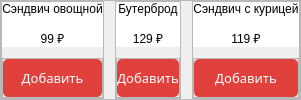
                             <widget class="QFrame" name="frame_78">
                              <property name="frameShape">
                               <enum>QFrame::StyledPanel</enum>
                              </property>
                              <property name="frameShadow">
                               <enum>QFrame::Raised</enum>
                              </property>
                              <layout class="QHBoxLayout" name="horizontalLayout_27">
                               <property name="spacing">
                                <number>11</number>
                               </property>
                               <property name="leftMargin">
                                <number>0</number>
                               </property>
                               <property name="topMargin">
                                <number>0</number>
                               </property>
                               <property name="rightMargin">
                                <number>0</number>
                               </property>
                               <property name="bottomMargin">
                                <number>0</number>
                               </property>
                               <item>
                                <widget class="QFrame" name="frame_79">
                                 <property name="frameShape">
                                  <enum>QFrame::StyledPanel</enum>
                                 </property>
                                 <property name="frameShadow">
                                  <enum>QFrame::Raised</enum>
                                 </property>
                                 <layout class="QVBoxLayout" name="verticalLayout_93">
                                  <property name="spacing">
                                   <number>11</number>
                                  </property>
                                  <property name="leftMargin">
                                   <number>0</number>
                                  </property>
                                  <property name="topMargin">
                                   <number>0</number>
                                  </property>
                                  <property name="rightMargin">
                                   <number>0</number>
                                  </property>
                                  <property name="bottomMargin">
                                   <number>0</number>
                                  </property>
                                  <item>
                                   <widget class="QFrame" name="frame_80">
                                    <property name="styleSheet">
                                     <string notr="true">background-color: rgb(255, 255, 255);
border-radius: 20px;</string>
                                    </property>
                                    <property name="frameShape">
                                     <enum>QFrame::StyledPanel</enum>
                                    </property>
                                    <property name="frameShadow">
                                     <enum>QFrame::Raised</enum>
                                    </property>
                                    <layout class="QVBoxLayout" name="verticalLayout_95">
                                     <property name="spacing">
                                      <number>0</number>
                                     </property>
                                     <property name="leftMargin">
                                      <number>0</number>
                                     </property>
                                     <property name="topMargin">
                                      <number>0</number>
                                     </property>
                                     <property name="rightMargin">
                                      <number>0</number>
                                     </property>
                                     <property name="bottomMargin">
                                      <number>0</number>
                                     </property>
                                     <item>
                                      <widget class="QLabel" name="label_29">
                                       <property name="styleSheet">
                                        <string notr="true">font: 57 12pt &quot;Montserrat Medium&quot;;border-radius: 10px;</string>
                                       </property>
                                       <property name="text">
                                        <string>Сэндвич овощной</string>
                                       </property>
                                       <property name="alignment">
                                        <set>Qt::AlignCenter</set>
                                       </property>
                                      </widget>
                                     </item>
                                     <item>
                                      <widget class="QLabel" name="label_11">
                                       <property name="maximumSize">
                                        <size>
                                         <width>200</width>
                                         <height>180</height>
                                        </size>
                                       </property>
                                       <property name="styleSheet">
                                        <string notr="true">background-color: rgb(255, 255, 255);</string>
                                       </property>
                                       <property name="text">
                                        <string/>
                                       </property>
                                       <property name="pixmap">
                                        <pixmap resource="../icon_and_logo_qrc/shop.qrc">:/newPrefix/img/sandwiches.png</pixmap>
                                       </property>
                                       <property name="scaledContents">
                                        <bool>true</bool>
                                       </property>
                                       <property name="alignment">
                                        <set>Qt::AlignCenter</set>
                                       </property>
                                      </widget>
                                     </item>
                                     <item>
                                      <widget class="QLabel" name="label_20">
                                       <property name="styleSheet">
                                        <string notr="true">font: 57 12pt &quot;Montserrat Medium&quot;;border-radius: 10px;</string>
                                       </property>
                                       <property name="text">
                                        <string>99 ₽</string>
                                       </property>
                                       <property name="alignment">
                                        <set>Qt::AlignCenter</set>
                                       </property>
                                      </widget>
                                     </item>
                                    </layout>
                                   </widget>
                                  </item>
                                  <item>
                                   <widget class="QFrame" name="frame_81">
                                    <property name="maximumSize">
                                     <size>
                                      <width>16777215</width>
                                      <height>40</height>
                                     </size>
                                    </property>
                                    <property name="frameShape">
                                     <enum>QFrame::StyledPanel</enum>
                                    </property>
                                    <property name="frameShadow">
                                     <enum>QFrame::Raised</enum>
                                    </property>
                                    <layout class="QVBoxLayout" name="verticalLayout_96">
                                     <property name="spacing">
                                      <number>0</number>
                                     </property>
                                     <property name="leftMargin">
                                      <number>0</number>
                                     </property>
                                     <property name="topMargin">
                                      <number>0</number>
                                     </property>
                                     <property name="rightMargin">
                                      <number>0</number>
                                     </property>
                                     <property name="bottomMargin">
                                      <number>0</number>
                                     </property>
                                     <item>
                                      <widget class="QPushButton" name="btn_apdate__admin_17">
                                       <property name="maximumSize">
                                        <size>
                                         <width>200</width>
                                         <height>50</height>
                                        </size>
                                       </property>
                                       <property name="font">
                                        <font>
                                         <family>Montserrat Medium</family>
                                         <pointsize>10</pointsize>
                                         <weight>7</weight>
                                         <italic>false</italic>
                                         <bold>false</bold>
                                        </font>
                                       </property>
                                       <property name="styleSheet">
                                        <string notr="true">QPushButton{
background-color: rgb(224, 65, 61);
color: #fff;
border-radius: 5px;
font: 57 10pt &quot;Montserrat Medium&quot;;
}

QPushButton:hover{
background-color: rgb(204, 5, 0);
}</string>
                                       </property>
                                       <property name="text">
                                        <string>Добавить</string>
                                       </property>
                                      </widget>
                                     </item>
                                    </layout>
                                   </widget>
                                  </item>
                                 </layout>
                                </widget>
                               </item>
                               <item>
                                <widget class="QFrame" name="frame_82">
                                 <property name="frameShape">
                                  <enum>QFrame::StyledPanel</enum>
                                 </property>
                                 <property name="frameShadow">
                                  <enum>QFrame::Raised</enum>
                                 </property>
                                 <layout class="QVBoxLayout" name="verticalLayout_97">
                                  <property name="spacing">
                                   <number>11</number>
                                  </property>
                                  <property name="leftMargin">
                                   <number>0</number>
                                  </property>
                                  <property name="topMargin">
                                   <number>0</number>
                                  </property>
                                  <property name="rightMargin">
                                   <number>0</number>
                                  </property>
                                  <property name="bottomMargin">
                                   <number>0</number>
                                  </property>
                                  <item>
                                   <widget class="QFrame" name="frame_83">
                                    <property name="styleSheet">
                                     <string notr="true">background-color: rgb(255, 255, 255);
border-radius: 20px;</string>
                                    </property>
                                    <property name="frameShape">
                                     <enum>QFrame::StyledPanel</enum>
                                    </property>
                                    <property name="frameShadow">
                                     <enum>QFrame::Raised</enum>
                                    </property>
                                    <layout class="QVBoxLayout" name="verticalLayout_98">
                                     <property name="spacing">
                                      <number>0</number>
                                     </property>
                                     <property name="leftMargin">
                                      <number>0</number>
                                     </property>
                                     <property name="topMargin">
                                      <number>0</number>
                                     </property>
                                     <property name="rightMargin">
                                      <number>0</number>
                                     </property>
                                     <property name="bottomMargin">
                                      <number>0</number>
                                     </property>
                                     <item>
                                      <widget class="QLabel" name="label_30">
                                       <property name="styleSheet">
                                        <string notr="true">font: 57 12pt &quot;Montserrat Medium&quot;;border-radius: 10px;</string>
                                       </property>
                                       <property name="text">
                                        <string>Бутерброд</string>
                                       </property>
                                       <property name="alignment">
                                        <set>Qt::AlignCenter</set>
                                       </property>
                                      </widget>
                                     </item>
                                     <item>
                                      <widget class="QLabel" name="label_12">
                                       <property name="maximumSize">
                                        <size>
                                         <width>200</width>
                                         <height>180</height>
                                        </size>
                                       </property>
                                       <property name="styleSheet">
                                        <string notr="true">background-color: rgb(255, 255, 255);</string>
                                       </property>
                                       <property name="text">
                                        <string/>
                                       </property>
                                       <property name="pixmap">
                                        <pixmap resource="../icon_and_logo_qrc/shop.qrc">:/newPrefix/img/sandwiches_2.png</pixmap>
                                       </property>
                                       <property name="scaledContents">
                                        <bool>true</bool>
                                       </property>
                                       <property name="alignment">
                                        <set>Qt::AlignCenter</set>
                                       </property>
                                      </widget>
                                     </item>
                                     <item>
                                      <widget class="QLabel" name="label_21">
                                       <property name="styleSheet">
                                        <string notr="true">font: 57 12pt &quot;Montserrat Medium&quot;;border-radius: 10px;</string>
                                       </property>
                                       <property name="text">
                                        <string>129 ₽</string>
                                       </property>
                                       <property name="alignment">
                                        <set>Qt::AlignCenter</set>
                                       </property>
                                      </widget>
                                     </item>
                                    </layout>
                                   </widget>
                                  </item>
                                  <item>
                                   <widget class="QFrame" name="frame_84">
                                    <property name="maximumSize">
                                     <size>
                                      <width>16777215</width>
                                      <height>40</height>
                                     </size>
                                    </property>
                                    <property name="frameShape">
                                     <enum>QFrame::StyledPanel</enum>
                                    </property>
                                    <property name="frameShadow">
                                     <enum>QFrame::Raised</enum>
                                    </property>
                                    <layout class="QVBoxLayout" name="verticalLayout_125">
                                     <property name="spacing">
                                      <number>0</number>
                                     </property>
                                     <property name="leftMargin">
                                      <number>0</number>
                                     </property>
                                     <property name="topMargin">
                                      <number>0</number>
                                     </property>
                                     <property name="rightMargin">
                                      <number>0</number>
                                     </property>
                                     <property name="bottomMargin">
                                      <number>0</number>
                                     </property>
                                     <item>
                                      <widget class="QPushButton" name="btn_apdate__admin_18">
                                       <property name="maximumSize">
                                        <size>
                                         <width>200</width>
                                         <height>50</height>
                                        </size>
                                       </property>
                                       <property name="font">
                                        <font>
                                         <family>Montserrat Medium</family>
                                         <pointsize>10</pointsize>
                                         <weight>7</weight>
                                         <italic>false</italic>
                                         <bold>false</bold>
                                        </font>
                                       </property>
                                       <property name="styleSheet">
                                        <string notr="true">QPushButton{
background-color: rgb(224, 65, 61);
color: #fff;
border-radius: 5px;
font: 57 10pt &quot;Montserrat Medium&quot;;
}

QPushButton:hover{
background-color: rgb(204, 5, 0);
}</string>
                                       </property>
                                       <property name="text">
                                        <string>Добавить</string>
                                       </property>
                                      </widget>
                                     </item>
                                    </layout>
                                   </widget>
                                  </item>
                                 </layout>
                                </widget>
                               </item>
                               <item>
                                <widget class="QFrame" name="frame_85">
                                 <property name="frameShape">
                                  <enum>QFrame::StyledPanel</enum>
                                 </property>
                                 <property name="frameShadow">
                                  <enum>QFrame::Raised</enum>
                                 </property>
                                 <layout class="QVBoxLayout" name="verticalLayout_126">
                                  <property name="spacing">
                                   <number>11</number>
                                  </property>
                                  <property name="leftMargin">
                                   <number>0</number>
                                  </property>
                                  <property name="topMargin">
                                   <number>0</number>
                                  </property>
                                  <property name="rightMargin">
                                   <number>0</number>
                                  </property>
                                  <property name="bottomMargin">
                                   <number>0</number>
                                  </property>
                                  <item>
                                   <widget class="QFrame" name="frame_86">
                                    <property name="styleSheet">
                                     <string notr="true">background-color: rgb(255, 255, 255);
border-radius: 20px;</string>
                                    </property>
                                    <property name="frameShape">
                                     <enum>QFrame::StyledPanel</enum>
                                    </property>
                                    <property name="frameShadow">
                                     <enum>QFrame::Raised</enum>
                                    </property>
                                    <layout class="QVBoxLayout" name="verticalLayout_127">
                                     <property name="spacing">
                                      <number>0</number>
                                     </property>
                                     <property name="leftMargin">
                                      <number>0</number>
                                     </property>
                                     <property name="topMargin">
                                      <number>0</number>
                                     </property>
                                     <property name="rightMargin">
                                      <number>0</number>
                                     </property>
                                     <property name="bottomMargin">
                                      <number>0</number>
                                     </property>
                                     <item>
                                      <widget class="QLabel" name="label_31">
                                       <property name="styleSheet">
                                        <string notr="true">font: 57 12pt &quot;Montserrat Medium&quot;;border-radius: 10px;</string>
                                       </property>
                                       <property name="text">
                                        <string>Сэндвич с курицей</string>
                                       </property>
                                       <property name="alignment">
                                        <set>Qt::AlignCenter</set>
                                       </property>
                                      </widget>
                                     </item>
                                     <item>
                                      <widget class="QLabel" name="label_13">
                                       <property name="maximumSize">
                                        <size>
                                         <width>200</width>
                                         <height>180</height>
                                        </size>
                                       </property>
                                       <property name="styleSheet">
                                        <string notr="true">background-color: rgb(255, 255, 255);</string>
                                       </property>
                                       <property name="text">
                                        <string/>
                                       </property>
                                       <property name="pixmap">
                                        <pixmap resource="../icon_and_logo_qrc/shop.qrc">:/newPrefix/img/sandwiches_3.jpg</pixmap>
                                       </property>
                                       <property name="scaledContents">
                                        <bool>true</bool>
                                       </property>
                                       <property name="alignment">
                                        <set>Qt::AlignCenter</set>
                                       </property>
                                      </widget>
                                     </item>
                                     <item>
                                      <widget class="QLabel" name="label_22">
                                       <property name="styleSheet">
                                        <string notr="true">font: 57 12pt &quot;Montserrat Medium&quot;;border-radius: 10px;</string>
                                       </property>
                                       <property name="text">
                                        <string>119 ₽</string>
                                       </property>
                                       <property name="alignment">
                                        <set>Qt::AlignCenter</set>
                                       </property>
                                      </widget>
                                     </item>
                                    </layout>
                                   </widget>
                                  </item>
                                  <item>
                                   <widget class="QFrame" name="frame_108">
                                    <property name="maximumSize">
                                     <size>
                                      <width>16777215</width>
                                      <height>40</height>
                                     </size>
                                    </property>
                                    <property name="frameShape">
                                     <enum>QFrame::StyledPanel</enum>
                                    </property>
                                    <property name="frameShadow">
                                     <enum>QFrame::Raised</enum>
                                    </property>
                                    <layout class="QVBoxLayout" name="verticalLayout_128">
                                     <property name="spacing">
                                      <number>0</number>
                                     </property>
                                     <property name="leftMargin">
                                      <number>0</number>
                                     </property>
                                     <property name="topMargin">
                                      <number>0</number>
                                     </property>
                                     <property name="rightMargin">
                                      <number>0</number>
                                     </property>
                                     <property name="bottomMargin">
                                      <number>0</number>
                                     </property>
                                     <item>
                                      <widget class="QPushButton" name="btn_apdate__admin_19">
                                       <property name="maximumSize">
                                        <size>
                                         <width>200</width>
                                         <height>50</height>
                                        </size>
                                       </property>
                                       <property name="font">
                                        <font>
                                         <family>Montserrat Medium</family>
                                         <pointsize>10</pointsize>
                                         <weight>7</weight>
                                         <italic>false</italic>
                                         <bold>false</bold>
                                        </font>
                                       </property>
                                       <property name="styleSheet">
                                        <string notr="true">QPushButton{
background-color: rgb(224, 65, 61);
color: #fff;
border-radius: 5px;
font: 57 10pt &quot;Montserrat Medium&quot;;
}

QPushButton:hover{
background-color: rgb(204, 5, 0);
}</string>
                                       </property>
                                       <property name="text">
                                        <string>Добавить</string>
                                       </property>
                                      </widget>
                                     </item>
                                    </layout>
                                   </widget>
                                  </item>
                                 </layout>
                                </widget>
                               </item>
                              </layout>
                             </widget>
